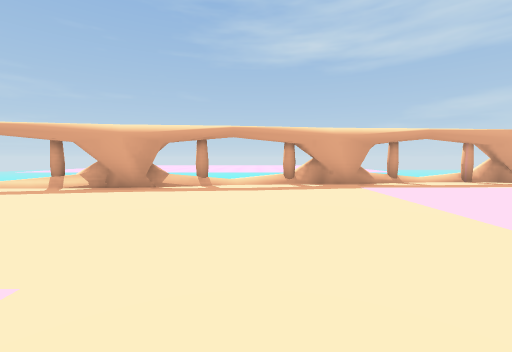
View 1 (above)

20 first-person views from a walk through a scene from a Unity 3-D project. The camera is 1.2 m above the floor, tilts 4° down and sees 90° across. The floor is counted in squares, 2 m on a side. Each view is taken from the middle of a square. On the plan, view 1 faces up. The plan holds only what a view shows up to about 9 squares ahead; the rest is blank. The place goes on beyond the plan. The player is left out. Some animated figures are left out. Some surface patterns are stand-ins.

View 2
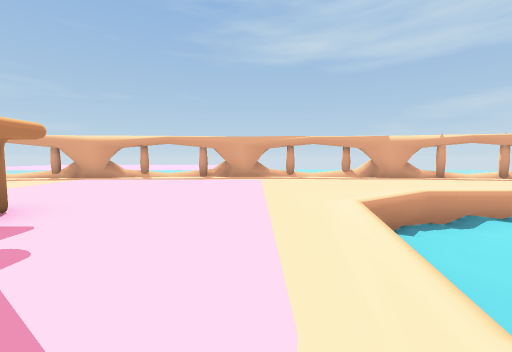

View 3
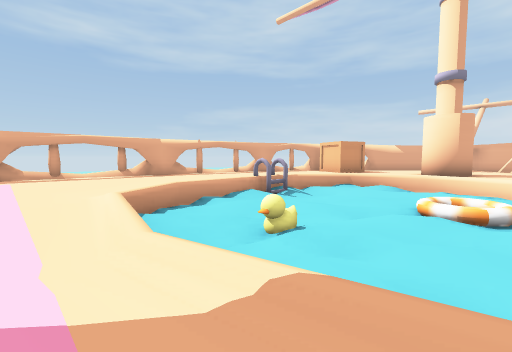

View 4
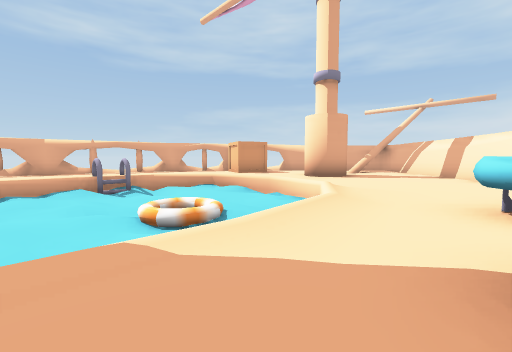

View 5
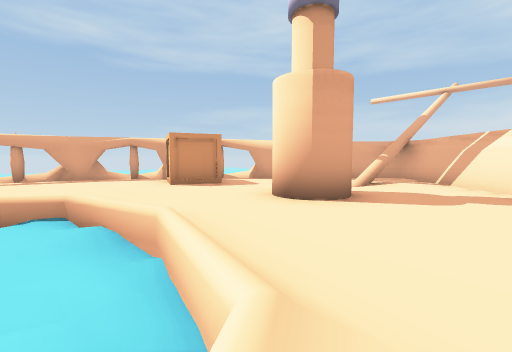

View 6
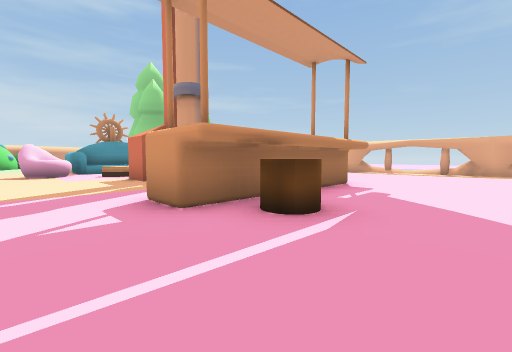

View 7
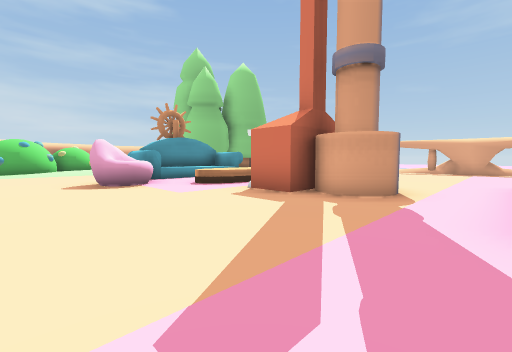

View 8
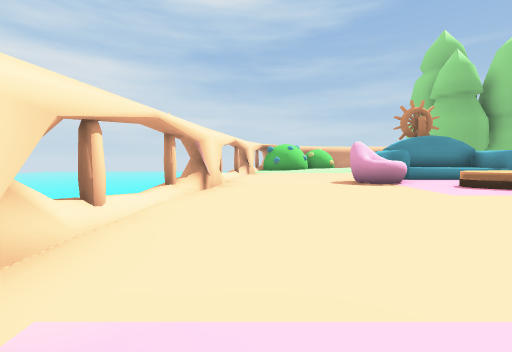

View 9
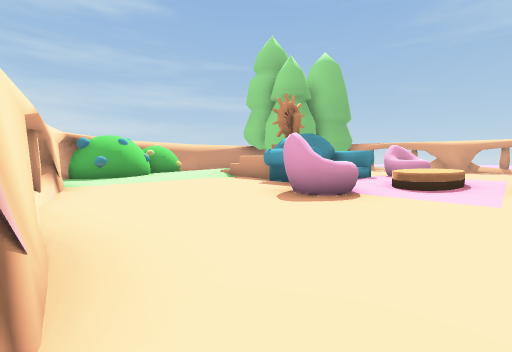

View 10
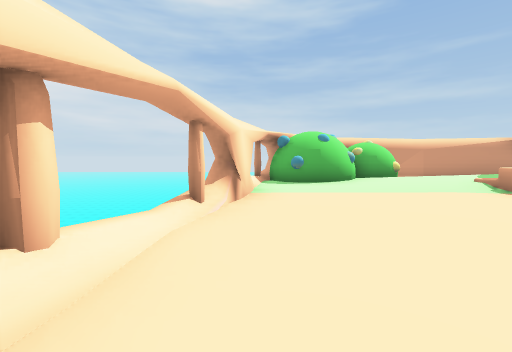

View 11
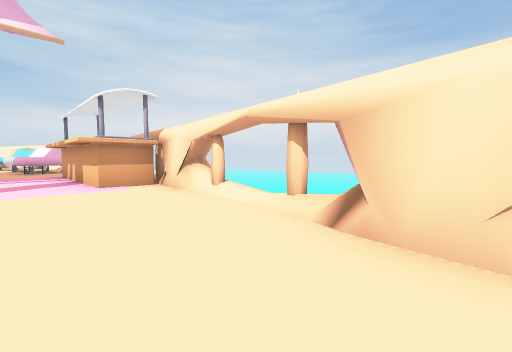

View 12
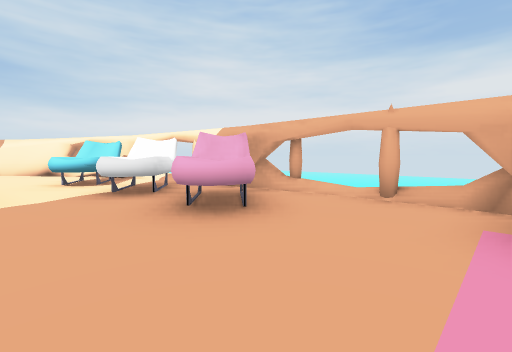

View 13
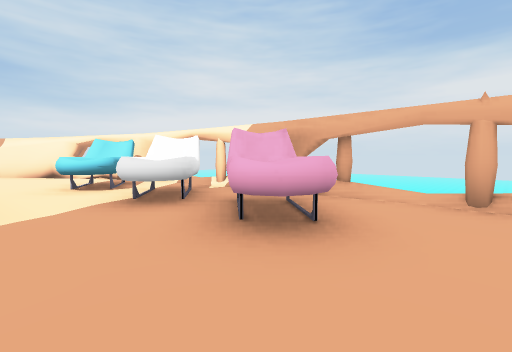

View 14
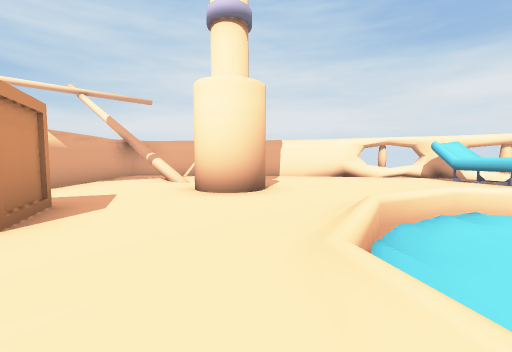

View 15
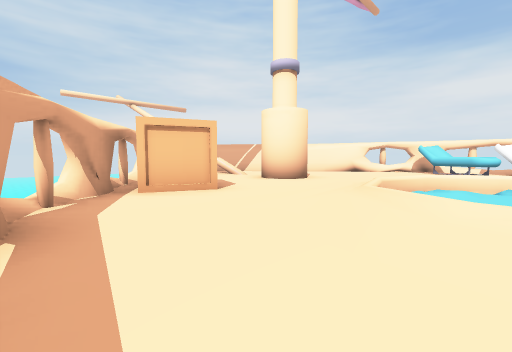

View 16
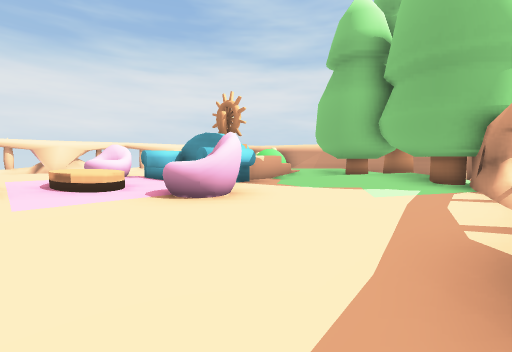

View 17
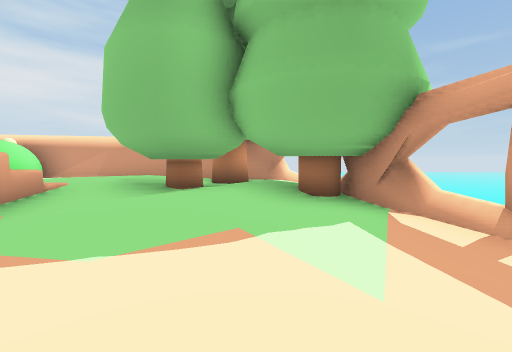

View 18
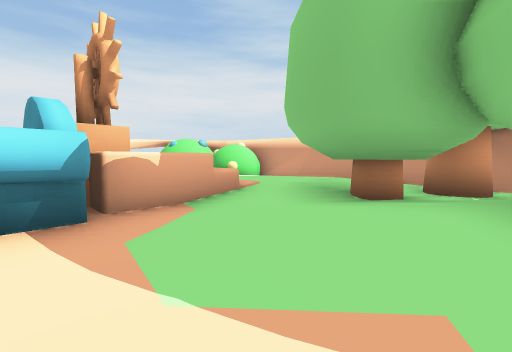

View 19
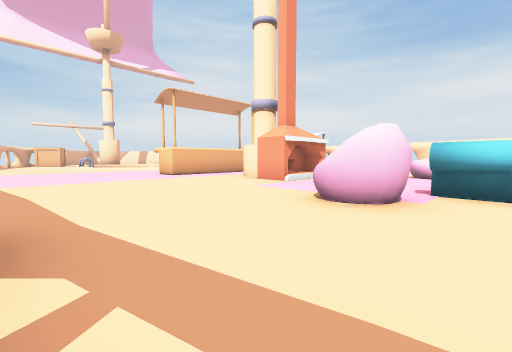

View 20
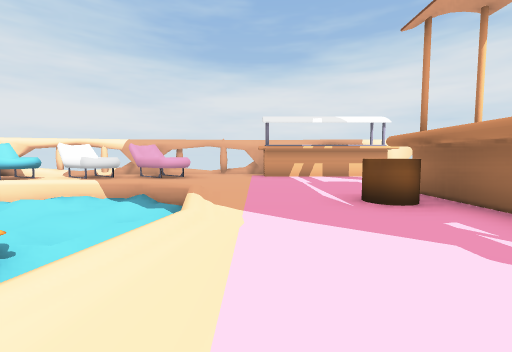

### Floor plan
Key: @ floor where view 1 was taken; # wall or solid block; x gap in a wall; . main floor; : floor 0.25 m higher than the main floor; / step, stairs or slope; = window, fence, low wall or low ledge; ^ raised ledge; v drop or lower ground.
Columns run from 12 left of view 1 to 24 right of it. Each row starts with its distance up from view 1.
  7                  vxxx
  6          #xx###.......###:#v
  5     ##v.....................#v
  4 ## ## ........................#
  3 #..:#/........................##v
  2  /###//............../////....#.##
  1  // #:..#^........../vvvvv:/.....##
  0 #////###^=^.@...#...vvvvvvv/......##
 -1 #/ :  #^^^^.##..#...vvvvvvvv..#... ##
 -2 #./// ^^^.^.##..#...vvvvvvv:..#....##
 -3 ###::..##.......#^..:vvvvvv/......#v
 -4 ###::...#^........../vvvvv/......#v
 -5 # ##:...........................#v
 -6 ####....................^.^#..##
 -7 v####................^^#^^^#.^#
 -8      #xvx##....####...^######
 -9            vvx##  ###/###v

Where each view was taken, in squares from view 1:
view 1: 0 up, 0 right, facing up
view 2: 2 down, 7 right, facing up
view 3: 3 down, 7 right, facing up-right
view 4: 6 down, 10 right, facing up-right
view 5: 4 down, 14 right, facing up-right
view 6: 5 down, 7 right, facing up-left
view 7: 6 down, 3 right, facing up-left
view 8: 7 down, 3 right, facing left
view 9: 8 down, 1 left, facing up-left
view 10: 7 down, 3 left, facing left
view 11: 6 down, 3 left, facing down-right
view 12: 5 down, 7 right, facing down-right
view 13: 5 down, 8 right, facing down-right
view 14: 2 up, 14 right, facing down-right
view 15: 5 up, 13 right, facing down-right
view 16: 5 up, 1 left, facing down-left
view 17: 3 up, 4 left, facing left
view 18: 3 up, 5 left, facing down-left
view 19: 5 up, 5 left, facing down-right
view 20: 1 up, 7 right, facing down
